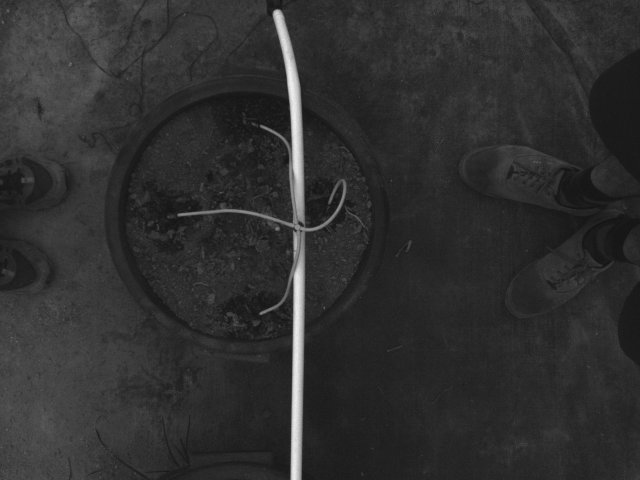
#> input picture data/SET002/blue.tif, 1280 x 960 px (shown at 1/2 size); its folder holds 4 pictures in this run
$ jupyter execute --allow-errors image_proc.ipynb
#> lines starting #> are read from the running program, lines starting #| are printed output that depends on the picture
### imagepross.py
import numpy as np
import cv2
import os
import glob

def read_image_folder(images_folder_path = './data/SET002/'):

    """
    Read all red, green, blue, nir, red edge images in a specific folder

    Args:
        images_folder_path (string): Images folder path.
    Ret:
        masked: n x m x 5 np.array, double format

    """
#> called with images_folder_path = './data/SET002'
    path = os.path.join(images_folder_path ,'*')
    files_list = np.sort(glob.glob(path))
    try:
        # Intenta leer en formato de la cámara Micasense Red Edge (b,g,r,re,n)
        blue, green, nir, red, red_edge = [np.double(cv2.imread(files_list[i], cv2.IMREAD_GRAYSCALE)) / 255.0 for i in range (len(files_list))]
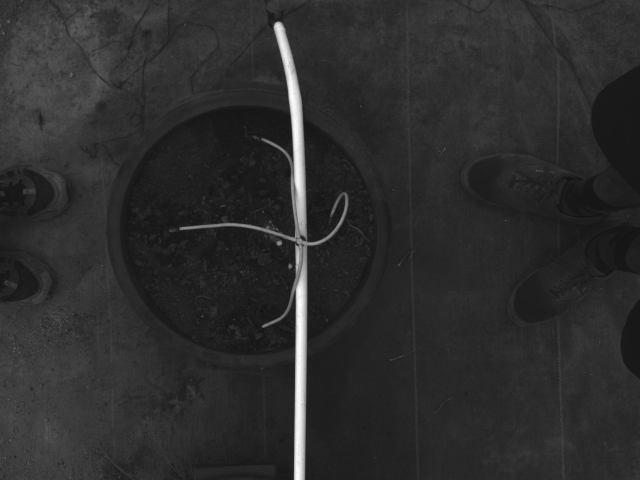
#> input picture data/SET002/green.tif, 1280 x 960 px (shown at 1/2 size)
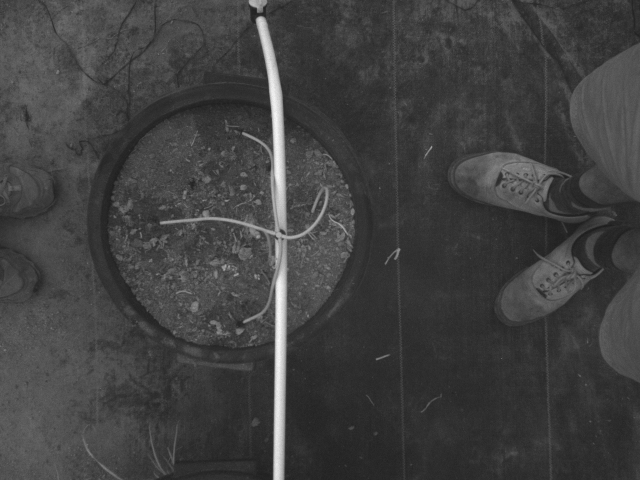
#> input picture data/SET002/nir.tif, 1280 x 960 px (shown at 1/2 size)
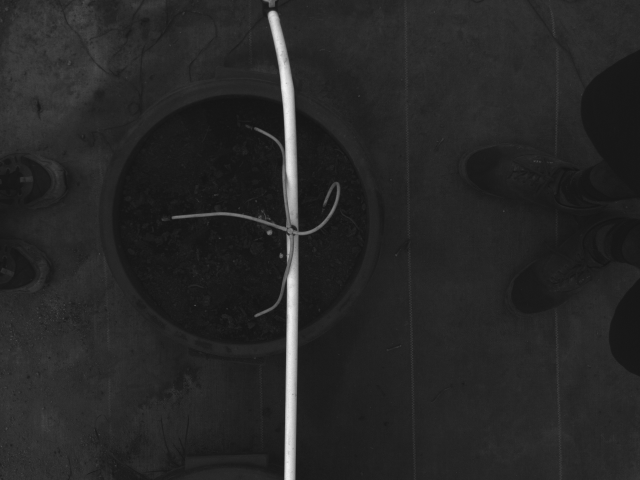
#> input picture data/SET002/red.tif, 1280 x 960 px (shown at 1/2 size)
    except:
        print('Error 01: There is a problem reading files, check for the correct images in path ' +  images_folder_path.upper())
        return False

    # all bands container
    masked = np.zeros(shape=(blue.shape[0], blue.shape[1], 5),dtype=(np.double))
    masked[:,:,0] = blue
    masked[:,:,1] = green
    masked[:,:,2] = red
    masked[:,:,3] = nir
    masked[:,:,4] = red_edge
    masked[masked<0] = 0

    return masked

def align_all_images(Masked):

    Masked_8 = np.uint8(Masked*255)
    height, width = Masked_8[:,:,0].shape
    orb_detector = cv2.ORB_create(5000)
    matcher = cv2.BFMatcher(cv2.NORM_HAMMING, crossCheck = True)
    transformed_img = np.copy(Masked_8)
    for image in range(1,5):
        kp1, d1 = orb_detector.detectAndCompute(transformed_img[:,:,image], None)
        kp2, d2 = orb_detector.detectAndCompute(transformed_img[:,:,0], None)

        matches = matcher.match(d1, d2)
        matches.sort(key = lambda x: x.distance)
        matches = matches[:int(len(matches)*90)]
        no_of_matches = len(matches)
        p1 = np.zeros((no_of_matches, 2))
        p2 = np.zeros((no_of_matches, 2))

        for i in range(len(matches)):
            p1[i, :] = kp1[matches[i].queryIdx].pt
            p2[i, :] = kp2[matches[i].trainIdx].pt

            # Find the homography matrix.
        homography, mask = cv2.findHomography(p1, p2, cv2.RANSAC)

        transformed_img[:,:,image] = cv2.warpPerspective(transformed_img[:,:,image], homography, (width, height))

        return transformed_img

### image_proc.ipynb
[cell 1]
"""
        Análisis multi-espectral en plantas de Arándano.
Código expreimental para el alineamiento de las imágenes crudas.

Cámara: Micasense Red Edge.
Altura: < 10m.

@autor: Eduardo Santos, Alberto de Obeso, Raúl Venegas, César Salgado.
fecha: Octubre 2020.
"""

# Images load

[cell 2]
# Carga de librerias externas
import cv2
import numpy as np
import glob
import matplotlib.pyplot as plt
import imagepross
